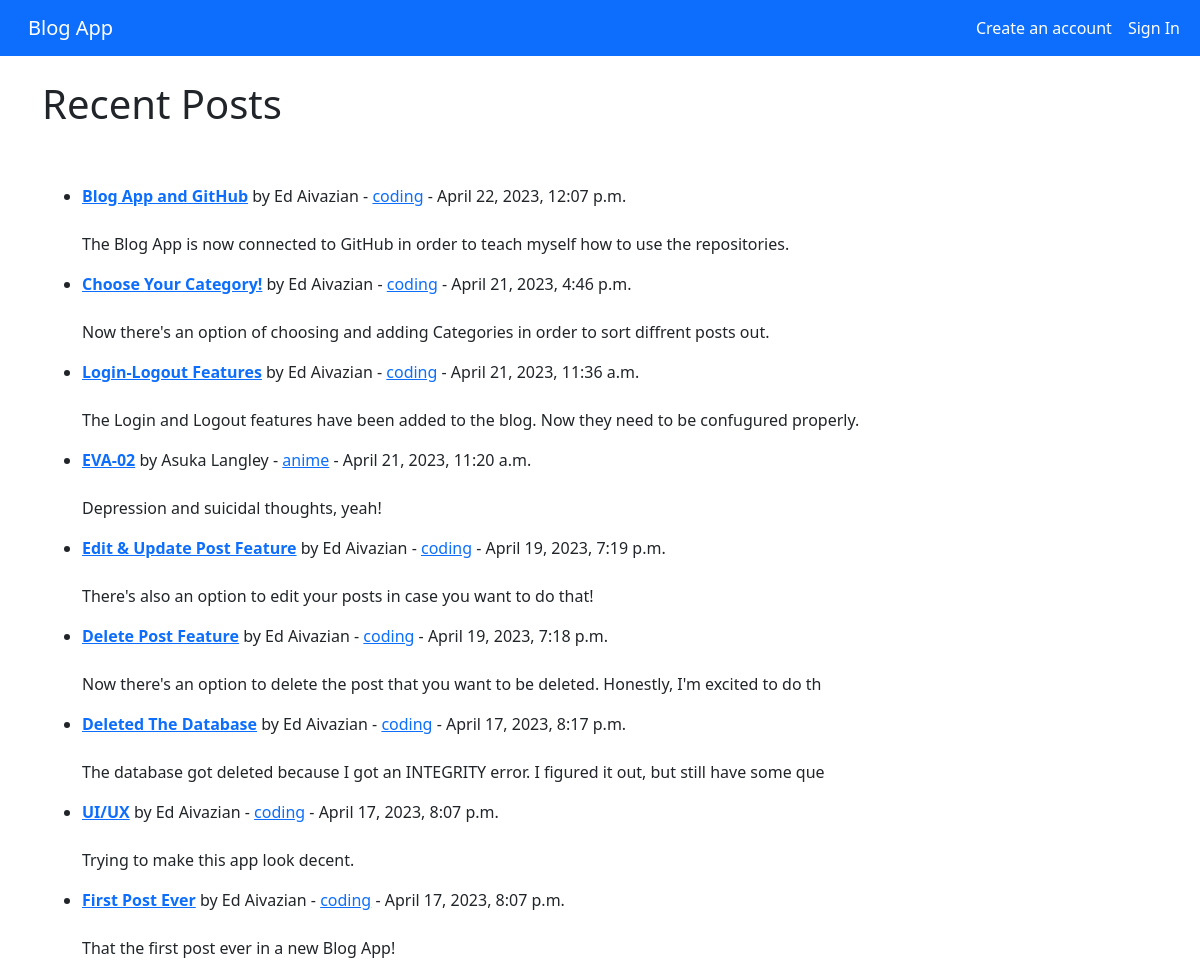
The app's page /, older data.
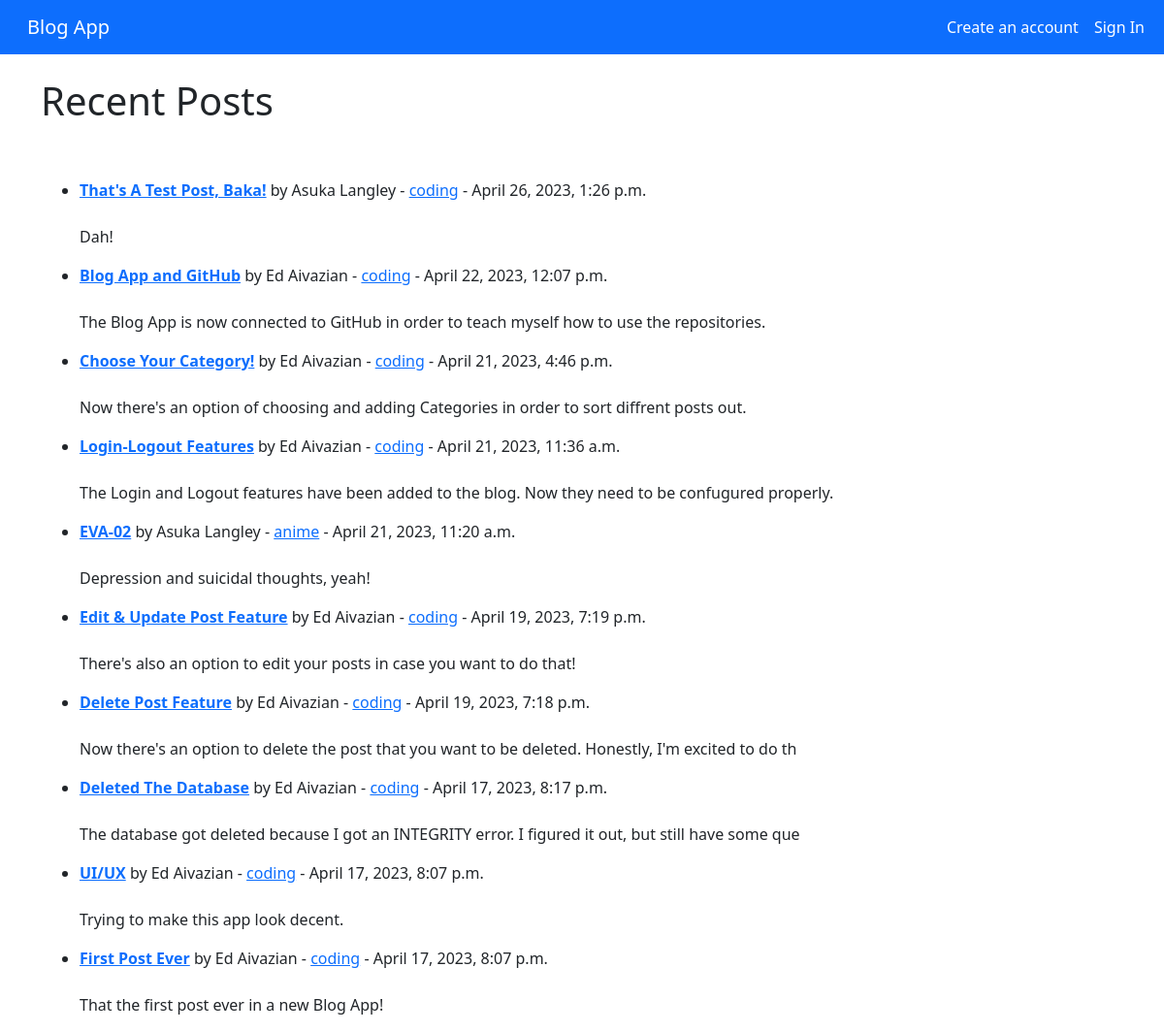
The same page, newer data.
### blogs/models.py (models this page shows, shortened)
class Post(models.Model):
    category = models.CharField(max_length=100, default='it') # категория поста со значением "IT" по умолчанию
    title = models.CharField(max_length=100) # название поста
    title_tag = models.CharField(max_length=100, default='Blog App')
    author = models.ForeignKey(User, on_delete=models.CASCADE) # при удалении темы, все записи по теме также удаляются - это каскадное удаление
    body = RichTextField(blank=True, null=True) # "богатое" поле для написания поста
    date_added = models.DateTimeField(auto_now_add=True)
    likes = models.ManyToManyField(User, related_name='blog_posts') # кнопка лайка

### blogs/views.py (the view)
class HomeView(ListView):
    model = Post
    template_name = 'home.html'
    categories = Category.objects.all()
    ordering = ['-id'] # минус выводит посты на домашней странице в обратном порядке: от самого нового к самому старому
    def get_context_data(self, *args, **kwargs):
        category_menu = Category.objects.all() # достаёт все названия категорий из Category.models.py
        context = super(HomeView, self).get_context_data(*args, **kwargs)
        context ['category_menu'] = category_menu
        return context

### blogs/templates/home.html (shortened to what this page needs)
{% extends "base.html" %}
{% block content %}
<h1>Recent Posts</h1>
<br/><br/>
<ul>
{% for post in object_list %}
    <li><a href="{% url 'article-detail' post.pk %}"><strong>{{ post.title }}</strong></a> by
        {{ post.author.first_name }}
        {{ post.author.last_name}} -
        <a href="{% url 'category' post.category|slugify %}">{{ post.category }}</a>
        - {{ post.date_added }}
        <br/><br/>
        <p>{{ post.body|slice:":100" }}</p>
    </li>
{% endfor %}
</ul>
{% endblock content %}

### blogs/templates/base.html (shortened to what this page needs)
<!doctype html>
<html lang="en" dir="ltr">
  <head>
    <link rel="stylesheet" href="https://cdn.jsdelivr.net/npm/bootstrap@5.3.0-alpha3/dist/css/bootstrap.rtl.min.css">
  </head>
  <body>
    <nav class="navbar navbar-expand-lg bg-primary" data-bs-theme="dark">
        <div class="container-fluid">
          <a class="navbar-brand" href="{% url 'home' %}">Blog App</a>
          <div class="collapse navbar-collapse" id="navbarSupportedContent">
            <ul class="navbar-nav me-auto mb-2 mb-lg-0">
              {% if user.is_authenticated %}
                <li class="nav-item">
                  <a class="nav-link active" aria-current="page" href="{% url 'home' %}">Home</a>
                </li>
                {% if category_menu %}
                  <li class="nav-item dropdown">
                    <a class="nav-link dropdown-toggle" href="#" role="button" data-bs-toggle="dropdown" aria-expanded="false">
                      Categories
                    </a>
                    <ul class="dropdown-menu">
                      {% for item in category_menu %}
                        <li>
                          <a class="dropdown-item"
                          href="{% url 'category' item|slugify %}">
                          {{ item }}</a>
                        </li>
                      {% endfor %}
                    </ul>
                  </li>
                {% else %}
                  <li class="nav-item">
                    <a class="nav-link active" href="{% url 'category-list' %}">Categories</a>
                  </li>
                {% endif %}
                <li class="nav-item">
                  <a class="nav-link active" href="{% url 'add_post' %}">Add Post</a>
                </li>
                <li class="nav-item">
                  <a class="nav-link active" href="{% url 'add_category' %}">Add Category</a>
                </li>
                <form class="d-flex" role="search">
                  <input class="form-control me-2" type="search" placeholder="Search" aria-label="Search">
                  <button class="btn btn-outline-light" type="submit">Search</button>
                </form>
                <li class="nav-item">
                  <a class="nav-link active" href="{% url 'logout' %}">
                    {{ user.first_name }} {{ user.last_name }} - Sign out</a>
                </li>
              {% else %}
                <li class="nav-item">
                  <a class="nav-link active" href="{% url 'register' %}">Create an account</a>
                </li>
                <li class="nav-item">
                  <a class="nav-link active" href="{% url 'login' %}">Sign In</a>
                </li>
              {% endif %}
                </ul>
          </div>
        </div>
      </nav>
    <br/>
    <div class="container">
        {% block content %}
        {% endblock content %}
    </div>
  </body>
</html>

Row changes from the older to the newer data that the page shows:
added Post: title "That's A Test Post, Baka!", author.first_name "Asuka", author.last_name "Langley", category "coding", date_added "April 26, 2023, 1:26 p.m.", body "Dah!"
